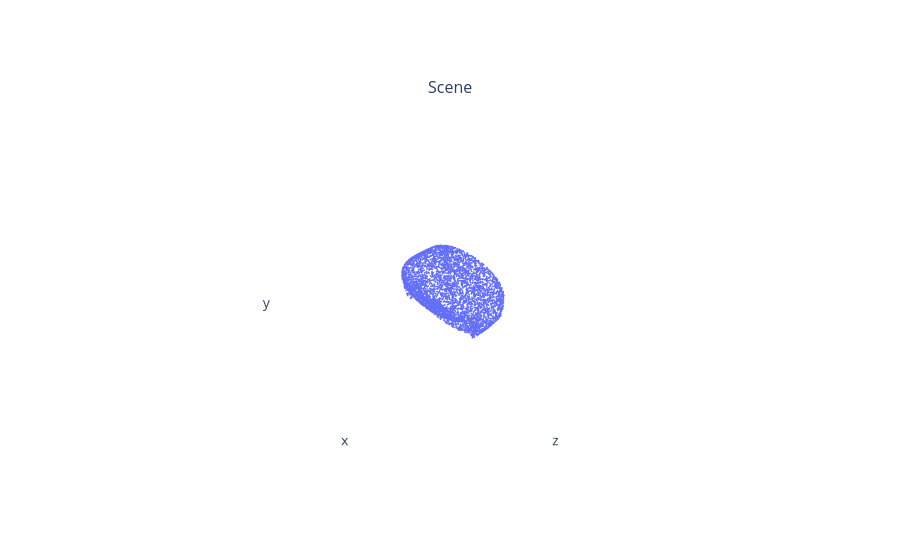

Notebook code cell kept with this figure:
### Code cell
pc_noisy = Pointclouds(points=[noisy_points[0]])

fig = plot_scene({
    "Scene": {
        "Noisy Point Cloud": pc_noisy
    }
})

fig.show()

### Figure 1 — Plotly figure (JSON) as saved in the notebook; plotly's stock layout.template omitted (floating-point values rounded to 4 significant figures; data arrays with more than 128 entries replaced by an {"elided": "..."} marker saying what was removed)
{"data": [{"marker": {"size": 1}, "mode": "markers", "name": "Noisy Point Cloud", "scene": "scene", "type": "scatter3d", "x": {"elided": "5000 float values"}, "y": {"elided": "5000 float values"}, "z": {"elided": "5000 float values"}}], "layout": {"annotations": [{"font": {"size": 16}, "showarrow": false, "text": "Scene", "x": 0.5, "xanchor": "center", "xref": "paper", "y": 1, "yanchor": "bottom", "yref": "paper"}], "scene": {"aspectmode": "cube", "camera": {"up": {"x": 0, "y": 1, "z": 0}}, "domain": {"x": [0, 1], "y": [0, 1]}, "xaxis": {"backgroundcolor": "#fff", "range": [-98.26, 94.62], "showaxeslabels": false, "showgrid": false, "showline": false, "showticklabels": false, "ticks": "", "zeroline": false}, "yaxis": {"backgroundcolor": "#fff", "range": [-90.09, 102.8], "showaxeslabels": false, "showgrid": false, "showline": false, "showticklabels": false, "ticks": "", "zeroline": false}, "zaxis": {"backgroundcolor": "#fff", "range": [-76.56, 116.3], "showaxeslabels": false, "showgrid": false, "showline": false, "showticklabels": false, "ticks": "", "zeroline": false}}}}
